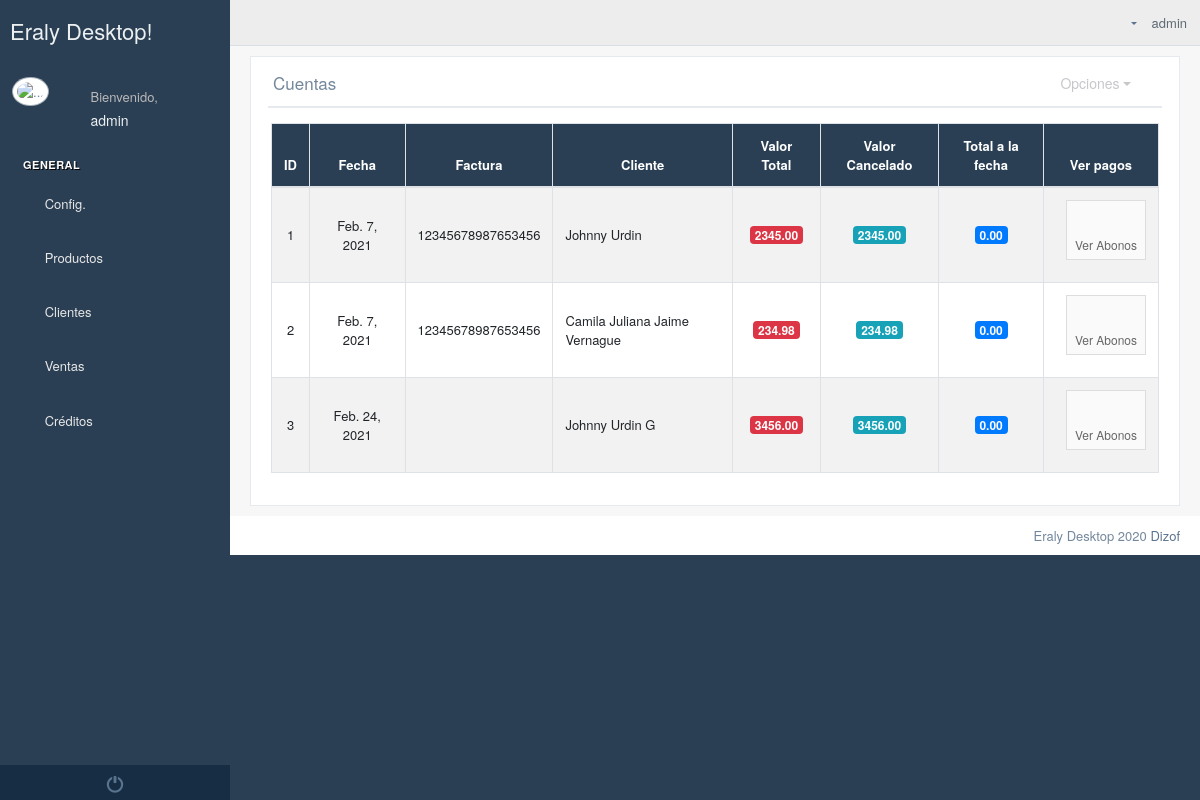
Before: /accounts_receivable/ (signed in) with the older database file.
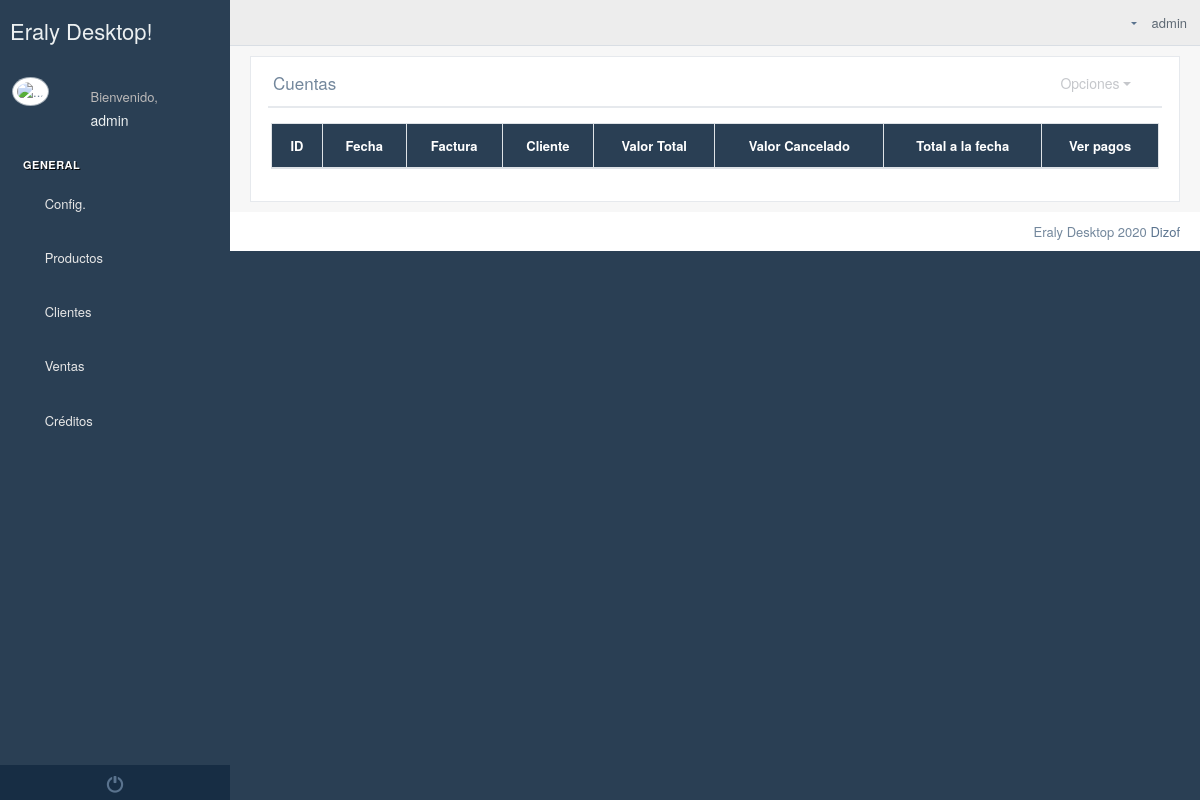
After: the same page with the newer database file.
### Ventas/models.py (models this page shows)
class CuentasCobrar(models.Model):
    fecha=models.DateField(auto_now_add=True)
    factura_numero=models.CharField(max_length=20,null=True,blank=True)
    cliente = models.ForeignKey(Clientes, on_delete=models.CASCADE)
    cantidad = models.DecimalField(max_digits=9, decimal_places=2,default=0)

### Personas/models.py (models this page shows, shortened)
class Clientes(models.Model):
    establecimiento=models.ForeignKey(Establecimiento, on_delete=models.CASCADE,null=True,blank=True)
    cedula=models.CharField(max_length=13)
    nombres=models.CharField(max_length=60)
    apellidos=models.CharField(max_length=60)
    direccion=models.CharField(max_length=60)
    ciudad=models.ForeignKey(Ciudad, on_delete=models.CASCADE)
    telefono=models.CharField(max_length=13,null=True,blank=True)
    celular=models.CharField(max_length=13,null=True,blank=True)
    estado=models.BooleanField(default=True)

### Ventas/views.py (the view)
# urls.py: path("accounts_receivable/",cuentasCobrar),
def cuentasCobrar(request):
    if request.POST:
        CuentasCobrar(cantidad=request.POST['cantidad'], cliente_id=request.POST['cliente'],factura_numero=request.POST['factura_numero']).save()
        messages.add_message(request, messages.SUCCESS, "El Documento se ha registrado.!")
    contexto={
        'cuentas':CuentasCobrar.objects.filter(cliente__establecimiento__usuario=request.user),
        'clientes':Clientes.objects.filter(establecimiento__usuario=request.user)
    }
    return render(request, 'Ventas/ListaCuentasCobrar.html',contexto)

### Ventas/templatetags/VentasTags.py (called while the page is built)
@register.simple_tag
def pagos(id_cuenta):
    xpagos=0
    try:
        xpagos=Recibos.objects.filter(cuenta_id=id_cuenta).aggregate(Sum('cantidad'))['cantidad__sum']
        if xpagos == None:
            xpagos=0
    except:
        xpagos =0
    return round(xpagos,2)

@register.simple_tag
def saldos(id_cuenta):
    cuenta=CuentasCobrar.objects.get(id=id_cuenta).cantidad
    xpagos=0
    try:
        xpagos=Recibos.objects.filter(cuenta_id=id_cuenta).aggregate(Sum('cantidad'))['cantidad__sum']
        if xpagos==None:
            xpagos=0
    except:
        xpagos =0
    print(cuenta,xpagos)
    total=cuenta - xpagos
    return round(total,2)

### templates/Ventas/ListaCuentasCobrar.html (shortened to what this page needs)
{% extends 'Home/index2.html' %}
{% block contenido_index %}
{% load static %}
{% load VentasTags %}
    <div class="">
        <div class="row">
            <div class="col-md-12 col-sm-12 ">
                <div class="x_panel">
                    <div class="x_title">
                        <h2>Cuentas <small>por cobrar</small></h2>
                        <ul class="nav navbar-right panel_toolbox">
                        <li class="dropdown">
                            <a href="#" class="dropdown-toggle" data-toggle="dropdown" role="button"
                               aria-expanded="false">Opciones</a>
                        </li>
                        <li><a class="collapse-link"><i class="fa fa-chevron-up"></i></a></li>
                    </ul>
                        <div class="clearfix"></div>
                    </div>
                    <div class="x_content">
                        <div class="row">
                            <div class="col-sm-12">
                                <div class="card-box table-responsive">
                                    <table id="listaCuentas" class="table table-striped table-bordered" style="width:100%">
                                        <thead style="background-color: #2A3F54; color: white">
                                        <tr>
                                            <th style="text-align: center">ID</th>
                                             <th style="text-align: center">Fecha</th>
                                            <th style="text-align: center">Factura</th>
                                            <th style="text-align: center">Cliente</th>
                                            <th style="text-align: center">Valor Total</th>
                                            <th style="text-align: center">Valor Cancelado</th>
                                            <th style="text-align: center">Total a la fecha</th>
                                            <th style="text-align: center">Ver pagos</th>
                                        </tr>
                                        </thead>
                                        <tbody>
                                            {% for cuenta in cuentas %}
                                               <tr>
                                                   <td style="text-align: center; vertical-align: middle">{{ cuenta.id }}</td>
                                                   <td style="text-align: center; vertical-align: middle">{{ cuenta.fecha }}</td>
                                                   <td style="text-align: center; vertical-align: middle">{{ cuenta.factura_numero }}</td>
                                                   <td style="vertical-align: middle">{{ cuenta.cliente.nombres }} {{ cuenta.cliente.apellidos }}</td>
                                                   <td style="text-align: center; vertical-align: middle"><span style="font-size: 12px" class="badge badge-danger">{{ cuenta.cantidad }}</span></td>
                                                   <td style="text-align: center; vertical-align: middle"><span style="font-size: 12px" class="badge badge-info">{% pagos cuenta.id %}</span></td>
                                                   <td style="text-align: center; vertical-align: middle"><span style="font-size: 12px" class="badge badge-primary">{% saldos cuenta.id %}</span></td>
                                                   <td style="text-align: center"><a href="" class="btn btn-app"><i class="fa fa-binoculars"></i> Ver Abonos</a></td>
                                               </tr>
                                            {% endfor %}
                                        </tbody>
                                    </table>
                                </div>
                            </div>
                        </div>
                    </div>
                </div>
            </div>
        </div>
    </div>
{% endblock %}
{% block script_index %}
<link rel="stylesheet" href="{% static 'select2/css/select2.min.css' %}">
{% endblock %}

Changed rows visible on the page:
removed CuentasCobrar: id "1", fecha "Feb. 7, 2021", factura_numero "12345678987653456", cliente.nombres "Johnny", cliente.apellidos "Urdin", cantidad "2345.00", id "2345.00", id+cantidad "0.00"
removed CuentasCobrar: id "2", fecha "Feb. 7, 2021", factura_numero "12345678987653456", cliente.nombres "Camila Juliana", cliente.apellidos "Jaime Vernague", cantidad "234.98", id "234.98", id+cantidad "0.00"
removed CuentasCobrar: id "3", fecha "Feb. 24, 2021", cliente.nombres "Johnny", cliente.apellidos "Urdin G", cantidad "3456.00", id "3456.00", id+cantidad "0.00"
